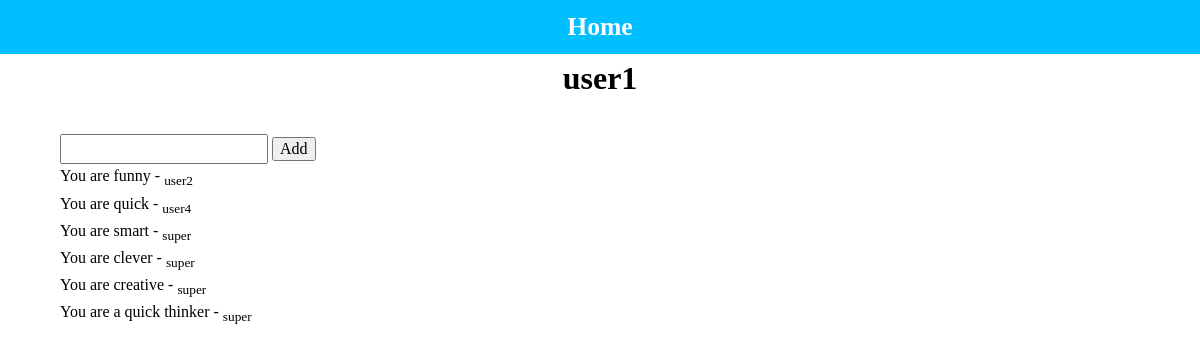
/compliment/user/2/, run on the app's committed database.
### compliment/models.py (models this page shows, shortened)
class Compliment(models.Model):
    receiver = models.CharField(max_length=100, blank=True, null=True)
    giver = models.CharField(max_length=100, blank=True, null=True)
    description = models.CharField(max_length=40, blank=True, null=True)
    created_date = models.DateTimeField(default=timezone.now())
    updated_date = models.DateTimeField(auto_now=True)

### compliment/views.py (the view)
# urls.py: path('user/<str:pk>/', compliment_user, name='compliment_user'),
def compliment_user(request, pk):
    user = User.objects.get(id=pk)
    compliments = Compliment.objects.all()
    form = ComplimentForm()
    if request.method == "POST":
        form = ComplimentForm(request.POST)
        if form.is_valid():
            comp = form.save(commit=False)
            comp.receiver = user.username
            comp.giver = request.user
            comp.save()
            return redirect(request.path_info)
    else:
        context = {'user': user, 'form': form, 'compliments': compliments}
        return render(request, 'compliment/compliment_user.html', context)

### compliment/forms.py
class ComplimentForm(ModelForm):
    class Meta:
        model = Compliment
        fields = ['description']

### compliment/templates/compliment/compliment_user.html (shortened to what this page needs)
{% extends 'basic1.html' %}
{% load static %}
{% block title %}
<link rel="stylesheet" href="{% static 'compliment/compliment_user.css' %}">
{% endblock title %}
{% block content %}
<h1>
  {{user.username}}
</h1>
<div class="give_zone">
  <div class="container">
    <form action="" method="POST" class="form_area">
      {{form.description}}
      <input type="submit" value="Add" name="compliment_add">
    </form>
  </div>
</div>
<div class="show_zone">
  <div class="container">
    <div class="show_area">
      {% for compliment in compliments %}
        {% if compliment.receiver == user.username %}
          <p>
            {{compliment.description}} - <sub>{{compliment.giver}}</sub>
          </p>
        {% endif %}
      {% endfor %}
    </div>
  </div>
</div>
{% endblock content %}

### base/templates/basic1.html (shortened to what this page needs)
<!DOCTYPE html>
{% load static %}
<html lang="en">
<head>
  <link rel="stylesheet" href="{% static 'basic1.css' %}">
  {% block title %}
  {% endblock title %}
</head>
<body>
  {% include 'nav.html' %}
  {% block content %}
  {% endblock content %}
</body>
</html>

### base/templates/nav.html
{% block content %}
<header>
  <a href="{% url 'base_home' %}">Home</a>
</header>
{% endblock content %}

### base/static/basic1.css (style rules this page uses)
*, *::before, *::after { box-sizing: border-box; }
body, h1, h2, h3, h4, p, figure, blockquote, dl, dd { margin: 0; }
body { min-height: 100vh; text-rendering: optimizeSpeed; line-height: 1.5; }
a:not([class]) { text-decoration-skip-ink: auto; }
input, button, textarea, select { font: inherit; }
:root { --a-link: #1E90FF; --a-hover: #00CED1; --a-active: #008B8B; --bg: #00BFFF; }
.container { margin-left: auto; margin-right: auto; width: 90%; }
a:link, a:visited { color: var(--a-link); text-decoration: none; font-weight: 600; }
header { background-color: var(--bg); padding: 0.5rem; text-align: center; }
header a:link, header a:visited { color: #fff; padding: 0.5rem; font-size: 1.6rem; }

### compliment/static/compliment/compliment_user.css (style rules this page uses)
h1 { text-align: center; margin-bottom: 2rem; }
.show_area { display: flex; flex-direction: row; flex-wrap: wrap; }
.show_area p { flex-basis: 100%; }

### data on the page
Compliment: description "You are funny", giver "user2"
Compliment: description "You are quick", giver "user4"
Compliment: description "You are smart", giver "super"
Compliment: description "You are clever", giver "super"
Compliment: description "You are creative", giver "super"
Compliment: description "You are a quick thinker", giver "super"

### other printed values
{{ user.username }} "user1"
